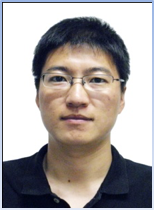
#> input picture www/1.png, 154 x 210 px
$ python pillowsample.py
#> lines starting #> are read from the running program, lines starting #| are printed output that depends on the picture
#!/usr/local/bin/python3
# -*- coding:utf-8 -*-

__AUTHOR__ = 'xingman zhao'

from PIL import Image, ImageFilter

im = Image.open('1.png')
#> im is the input picture: PIL image 154x210 RGBA; mean R, G, B, A 166.4, 160.5, 159.1, 255
w,h = im.size
#> w = 154; h = 210
print('Original image size : %sx%s' % (w,h))
#| Original image size : 154x210

# im2 = im.thumbnail((w//2,h//2))
# print('Resize image to : %sx%s' % (w,h))
# im2.save('thumbnail.png','png')

im3 = im.filter(ImageFilter.BLUR)
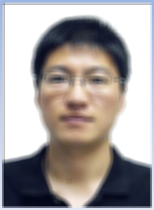
#> im3: PIL image 154x210 RGBA; mean R, G, B, A 167.5, 161.8, 160.8, 255; transparent parts drawn white
im3.save('blur.png','png')
